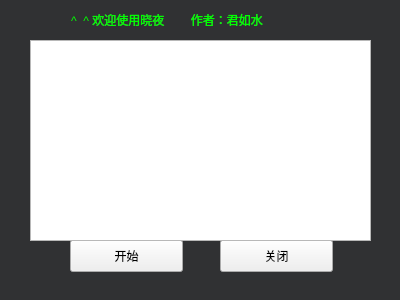
<?xml version="1.0" encoding="UTF-8"?>
<ui version="4.0">
 <class>Form</class>
 <widget class="QWidget" name="Form">
  <property name="geometry">
   <rect>
    <x>0</x>
    <y>0</y>
    <width>400</width>
    <height>300</height>
   </rect>
  </property>
  <property name="windowTitle">
   <string>Form</string>
  </property>
  <property name="windowOpacity">
   <double>0.851230000000000</double>
  </property>
  <property name="styleSheet">
   <string notr="true">#Form {background-color: rgb(48,49,51)}</string>
  </property>
  <widget class="QPushButton" name="pushButton">
   <property name="geometry">
    <rect>
     <x>220</x>
     <y>240</y>
     <width>113</width>
     <height>32</height>
    </rect>
   </property>
   <property name="text">
    <string>关闭</string>
   </property>
  </widget>
  <widget class="QPushButton" name="pushButton_2">
   <property name="geometry">
    <rect>
     <x>70</x>
     <y>240</y>
     <width>113</width>
     <height>32</height>
    </rect>
   </property>
   <property name="text">
    <string>开始</string>
   </property>
  </widget>
  <widget class="QLabel" name="label">
   <property name="enabled">
    <bool>true</bool>
   </property>
   <property name="geometry">
    <rect>
     <x>70</x>
     <y>10</y>
     <width>241</width>
     <height>16</height>
    </rect>
   </property>
   <property name="styleSheet">
    <string notr="true">color: rgb(0, 255, 0)</string>
   </property>
   <property name="text">
    <string>^_^ 欢迎使用晓夜        作者：君如水</string>
   </property>
   <property name="alignment">
    <set>Qt::AlignLeading|Qt::AlignLeft|Qt::AlignTop</set>
   </property>
   <property name="indent">
    <number>1</number>
   </property>
  </widget>
  <widget class="QTextBrowser" name="textBrowser">
   <property name="geometry">
    <rect>
     <x>30</x>
     <y>40</y>
     <width>341</width>
     <height>201</height>
    </rect>
   </property>
  </widget>
 </widget>
 <resources/>
 <connections/>
</ui>
